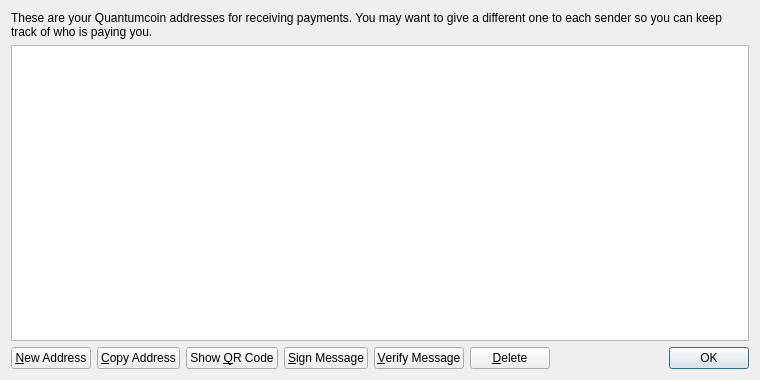
<?xml version="1.0" encoding="UTF-8"?>
<ui version="4.0">
 <class>AddressBookPage</class>
 <widget class="QWidget" name="AddressBookPage">
  <property name="geometry">
   <rect>
    <x>0</x>
    <y>0</y>
    <width>760</width>
    <height>380</height>
   </rect>
  </property>
  <property name="windowTitle">
   <string>Address Book</string>
  </property>
  <layout class="QVBoxLayout" name="verticalLayout">
   <item>
    <widget class="QLabel" name="labelExplanation">
     <property name="text">
      <string>These are your Quantumcoin addresses for receiving payments. You may want to give a different one to each sender so you can keep track of who is paying you.</string>
     </property>
     <property name="textFormat">
      <enum>Qt::PlainText</enum>
     </property>
     <property name="wordWrap">
      <bool>true</bool>
     </property>
    </widget>
   </item>
   <item>
    <widget class="QTableView" name="tableView">
     <property name="contextMenuPolicy">
      <enum>Qt::CustomContextMenu</enum>
     </property>
     <property name="toolTip">
      <string>Double-click to edit address or label</string>
     </property>
     <property name="tabKeyNavigation">
      <bool>false</bool>
     </property>
     <property name="alternatingRowColors">
      <bool>true</bool>
     </property>
     <property name="selectionMode">
      <enum>QAbstractItemView::SingleSelection</enum>
     </property>
     <property name="selectionBehavior">
      <enum>QAbstractItemView::SelectRows</enum>
     </property>
     <property name="sortingEnabled">
      <bool>true</bool>
     </property>
     <attribute name="verticalHeaderVisible">
      <bool>false</bool>
     </attribute>
    </widget>
   </item>
   <item>
    <layout class="QHBoxLayout" name="horizontalLayout">
     <item>
      <widget class="QPushButton" name="newAddressButton">
       <property name="toolTip">
        <string>Create a new address</string>
       </property>
       <property name="text">
        <string>&amp;New Address</string>
       </property>
       <property name="icon">
        <iconset resource="../bitcoin.qrc">
         <normaloff>:/icons/add</normaloff>:/icons/add</iconset>
       </property>
      </widget>
     </item>
     <item>
      <widget class="QPushButton" name="copyToClipboard">
       <property name="toolTip">
        <string>Copy the currently selected address to the system clipboard</string>
       </property>
       <property name="text">
        <string>&amp;Copy Address</string>
       </property>
       <property name="icon">
        <iconset resource="../bitcoin.qrc">
         <normaloff>:/icons/editcopy</normaloff>:/icons/editcopy</iconset>
       </property>
      </widget>
     </item>
     <item>
      <widget class="QPushButton" name="showQRCode">
       <property name="text">
        <string>Show &amp;QR Code</string>
       </property>
       <property name="icon">
        <iconset resource="../bitcoin.qrc">
         <normaloff>:/icons/qrcode</normaloff>:/icons/qrcode</iconset>
       </property>
      </widget>
     </item>
     <item>
      <widget class="QPushButton" name="signMessage">
       <property name="toolTip">
        <string>Sign a message to prove you own a Bitcoin address</string>
       </property>
       <property name="text">
        <string>&amp;Sign Message</string>
       </property>
       <property name="icon">
        <iconset resource="../bitcoin.qrc">
         <normaloff>:/icons/edit</normaloff>:/icons/edit</iconset>
       </property>
      </widget>
     </item>
     <item>
      <widget class="QPushButton" name="verifyMessage">
       <property name="toolTip">
        <string>Verify a message to ensure it was signed with a specified Bitcoin address</string>
       </property>
       <property name="text">
        <string>&amp;Verify Message</string>
       </property>
       <property name="icon">
        <iconset resource="../bitcoin.qrc">
         <normaloff>:/icons/transaction_0</normaloff>:/icons/transaction_0</iconset>
       </property>
      </widget>
     </item>
     <item>
      <widget class="QPushButton" name="deleteButton">
       <property name="toolTip">
        <string>Delete the currently selected address from the list. Only sending addresses can be deleted.</string>
       </property>
       <property name="text">
        <string>&amp;Delete</string>
       </property>
       <property name="icon">
        <iconset resource="../bitcoin.qrc">
         <normaloff>:/icons/remove</normaloff>:/icons/remove</iconset>
       </property>
      </widget>
     </item>
     <item>
      <spacer name="horizontalSpacer">
       <property name="orientation">
        <enum>Qt::Horizontal</enum>
       </property>
       <property name="sizeHint" stdset="0">
        <size>
         <width>40</width>
         <height>20</height>
        </size>
       </property>
      </spacer>
     </item>
     <item>
      <widget class="QDialogButtonBox" name="buttonBox">
       <property name="sizePolicy">
        <sizepolicy hsizetype="Maximum" vsizetype="Fixed">
         <horstretch>0</horstretch>
         <verstretch>0</verstretch>
        </sizepolicy>
       </property>
       <property name="standardButtons">
        <set>QDialogButtonBox::Ok</set>
       </property>
      </widget>
     </item>
    </layout>
   </item>
  </layout>
 </widget>
 <resources>
  <include location="../bitcoin.qrc"/>
 </resources>
 <connections/>
</ui>
